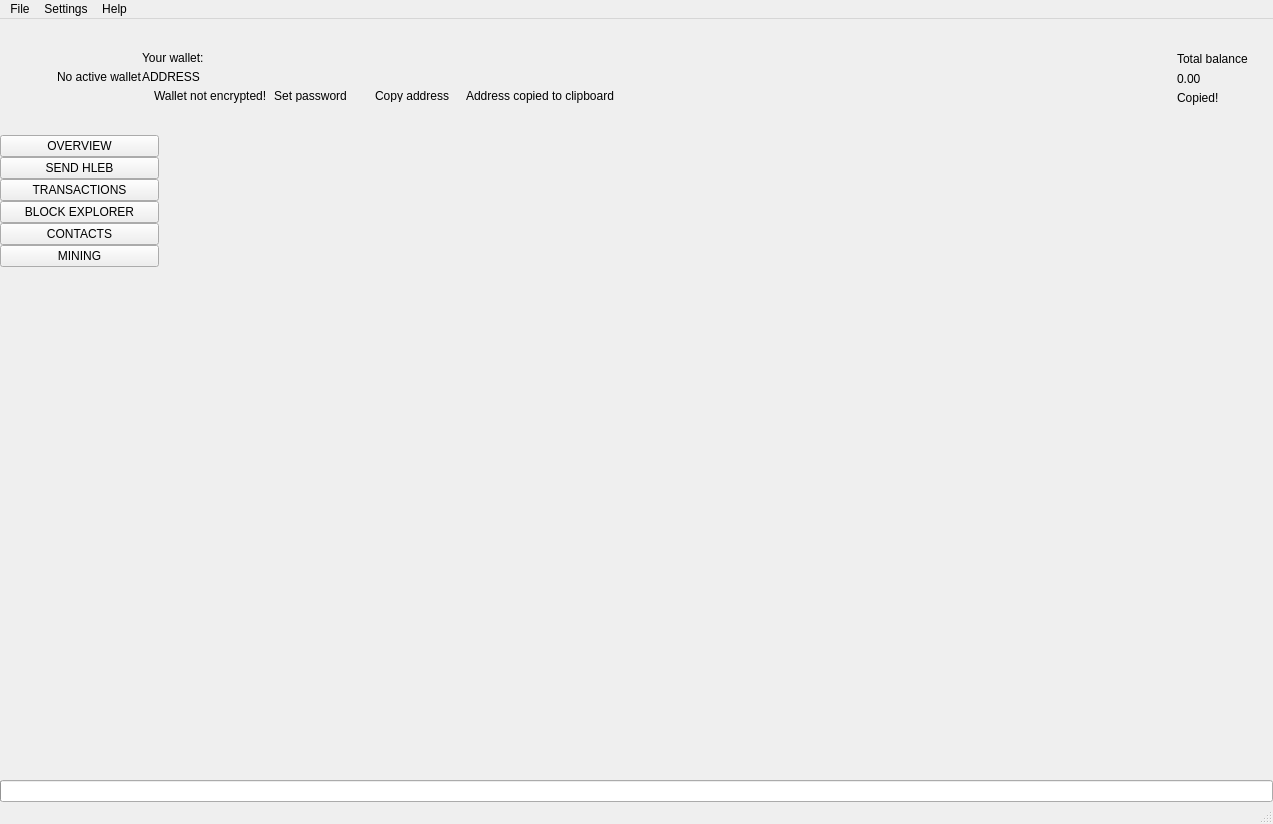
 <widget class="QMainWindow" name="MainWindow">
  <property name="geometry">
   <rect>
    <x>0</x>
    <y>0</y>
    <width>1273</width>
    <height>824</height>
   </rect>
  </property>
  <property name="sizePolicy">
   <sizepolicy hsizetype="Preferred" vsizetype="Preferred">
    <horstretch>0</horstretch>
    <verstretch>0</verstretch>
   </sizepolicy>
  </property>
  <property name="minimumSize">
   <size>
    <width>1260</width>
    <height>600</height>
   </size>
  </property>
  <property name="maximumSize">
   <size>
    <width>16777215</width>
    <height>16777215</height>
   </size>
  </property>
  <property name="windowTitle">
   <string>MainWindow</string>
  </property>
  <property name="windowIcon">
   <iconset>
    <normaloff>:/images/hleb</normaloff>:/images/hleb</iconset>
  </property>
  <widget class="QWidget" name="centralwidget">
   <layout class="QVBoxLayout" name="verticalLayout_2">
    <property name="spacing">
     <number>0</number>
    </property>
    <property name="leftMargin">
     <number>0</number>
    </property>
    <property name="topMargin">
     <number>0</number>
    </property>
    <property name="rightMargin">
     <number>0</number>
    </property>
    <property name="bottomMargin">
     <number>0</number>
    </property>
    <item>
     <widget class="QFrame" name="m_headerFrame">
      <property name="minimumSize">
       <size>
        <width>0</width>
        <height>116</height>
       </size>
      </property>
      <property name="maximumSize">
       <size>
        <width>16777215</width>
        <height>116</height>
       </size>
      </property>
      <property name="frameShape">
       <enum>QFrame::NoFrame</enum>
      </property>
      <property name="frameShadow">
       <enum>QFrame::Raised</enum>
      </property>
      <layout class="QHBoxLayout" name="horizontalLayout_3">
       <property name="spacing">
        <number>0</number>
       </property>
       <property name="leftMargin">
        <number>0</number>
       </property>
       <property name="topMargin">
        <number>0</number>
       </property>
       <property name="rightMargin">
        <number>25</number>
       </property>
       <property name="bottomMargin">
        <number>0</number>
       </property>
       <item>
        <spacer name="horizontalSpacer_2">
         <property name="orientation">
          <enum>Qt::Horizontal</enum>
         </property>
         <property name="sizeType">
          <enum>QSizePolicy::Fixed</enum>
         </property>
         <property name="sizeHint" stdset="0">
          <size>
           <width>30</width>
           <height>20</height>
          </size>
         </property>
        </spacer>
       </item>
       <item>
        <widget class="QLabel" name="m_logoLabel">
         <property name="text">
          <string/>
         </property>
        </widget>
       </item>
       <item>
        <spacer name="horizontalSpacer_5">
         <property name="orientation">
          <enum>Qt::Horizontal</enum>
         </property>
         <property name="sizeType">
          <enum>QSizePolicy::Fixed</enum>
         </property>
         <property name="sizeHint" stdset="0">
          <size>
           <width>20</width>
           <height>20</height>
          </size>
         </property>
        </spacer>
       </item>
       <item>
        <widget class="WalletGui::WalletSmallGrayTextLabel" name="m_noWalletLabel">
         <property name="text">
          <string>No active wallet</string>
         </property>
        </widget>
       </item>
       <item>
        <widget class="QFrame" name="m_walletFrame">
         <property name="frameShape">
          <enum>QFrame::NoFrame</enum>
         </property>
         <property name="frameShadow">
          <enum>QFrame::Raised</enum>
         </property>
         <layout class="QVBoxLayout" name="verticalLayout_3">
          <property name="spacing">
           <number>5</number>
          </property>
          <property name="leftMargin">
           <number>0</number>
          </property>
          <property name="topMargin">
           <number>0</number>
          </property>
          <property name="rightMargin">
           <number>0</number>
          </property>
          <property name="bottomMargin">
           <number>0</number>
          </property>
          <item>
           <spacer name="verticalSpacer_3">
            <property name="orientation">
             <enum>Qt::Vertical</enum>
            </property>
            <property name="sizeType">
             <enum>QSizePolicy::Minimum</enum>
            </property>
            <property name="sizeHint" stdset="0">
             <size>
              <width>20</width>
              <height>40</height>
             </size>
            </property>
           </spacer>
          </item>
          <item>
           <widget class="WalletGui::WalletSmallGrayTextLabel" name="m_walletLabel">
            <property name="text">
             <string>Your wallet:</string>
            </property>
            <property name="indent">
             <number>0</number>
            </property>
           </widget>
          </item>
          <item>
           <widget class="QLabel" name="m_addressLabel">
            <property name="sizePolicy">
             <sizepolicy hsizetype="Preferred" vsizetype="Preferred">
              <horstretch>0</horstretch>
              <verstretch>0</verstretch>
             </sizepolicy>
            </property>
            <property name="cursor">
             <cursorShape>PointingHandCursor</cursorShape>
            </property>
            <property name="toolTip">
             <string>Click to copy</string>
            </property>
            <property name="text">
             <string>ADDRESS</string>
            </property>
            <property name="indent">
             <number>0</number>
            </property>
           </widget>
          </item>
          <item>
           <layout class="QHBoxLayout" name="horizontalLayout_2">
            <property name="spacing">
             <number>0</number>
            </property>
            <item alignment="Qt::AlignTop">
             <widget class="QFrame" name="m_notEncryptedFrame">
              <property name="frameShape">
               <enum>QFrame::NoFrame</enum>
              </property>
              <property name="frameShadow">
               <enum>QFrame::Raised</enum>
              </property>
              <layout class="QHBoxLayout" name="horizontalLayout_4">
               <property name="spacing">
                <number>0</number>
               </property>
               <property name="leftMargin">
                <number>0</number>
               </property>
               <property name="topMargin">
                <number>0</number>
               </property>
               <property name="rightMargin">
                <number>0</number>
               </property>
               <property name="bottomMargin">
                <number>0</number>
               </property>
               <item alignment="Qt::AlignVCenter">
                <widget class="QLabel" name="m_notEncryptedIconLabel">
                 <property name="text">
                  <string/>
                 </property>
                 <property name="pixmap">
                  <pixmap resource="../../resources.qrc">:/icons/lock_open_gray</pixmap>
                 </property>
                 <property name="alignment">
                  <set>Qt::AlignLeading|Qt::AlignLeft|Qt::AlignVCenter</set>
                 </property>
                </widget>
               </item>
               <item>
                <spacer name="horizontalSpacer_11">
                 <property name="orientation">
                  <enum>Qt::Horizontal</enum>
                 </property>
                 <property name="sizeType">
                  <enum>QSizePolicy::Fixed</enum>
                 </property>
                 <property name="sizeHint" stdset="0">
                  <size>
                   <width>5</width>
                   <height>3</height>
                  </size>
                 </property>
                </spacer>
               </item>
               <item alignment="Qt::AlignVCenter">
                <widget class="WalletGui::WalletTinyGrayTextLabel" name="m_notEncryptedTextLabel">
                 <property name="text">
                  <string>Wallet not encrypted!</string>
                 </property>
                 <property name="alignment">
                  <set>Qt::AlignLeading|Qt::AlignLeft|Qt::AlignVCenter</set>
                 </property>
                </widget>
               </item>
               <item>
                <spacer name="horizontalSpacer_9">
                 <property name="orientation">
                  <enum>Qt::Horizontal</enum>
                 </property>
                 <property name="sizeType">
                  <enum>QSizePolicy::Fixed</enum>
                 </property>
                 <property name="sizeHint" stdset="0">
                  <size>
                   <width>3</width>
                   <height>3</height>
                  </size>
                 </property>
                </spacer>
               </item>
               <item alignment="Qt::AlignVCenter">
                <widget class="WalletGui::WalletTinyLinkLikeButton" name="m_encryptButton">
                 <property name="sizePolicy">
                  <sizepolicy hsizetype="Minimum" vsizetype="Minimum">
                   <horstretch>0</horstretch>
                   <verstretch>0</verstretch>
                  </sizepolicy>
                 </property>
                 <property name="minimumSize">
                  <size>
                   <width>0</width>
                   <height>3</height>
                  </size>
                 </property>
                 <property name="cursor">
                  <cursorShape>PointingHandCursor</cursorShape>
                 </property>
                 <property name="text">
                  <string>Set password</string>
                 </property>
                 <property name="flat">
                  <bool>true</bool>
                 </property>
                </widget>
               </item>
               <item>
                <spacer name="horizontalSpacer_10">
                 <property name="orientation">
                  <enum>Qt::Horizontal</enum>
                 </property>
                 <property name="sizeType">
                  <enum>QSizePolicy::Fixed</enum>
                 </property>
                 <property name="sizeHint" stdset="0">
                  <size>
                   <width>20</width>
                   <height>3</height>
                  </size>
                 </property>
                </spacer>
               </item>
              </layout>
             </widget>
            </item>
            <item alignment="Qt::AlignVCenter">
             <widget class="WalletGui::WalletTinyLinkLikeButton" name="m_copyAddressButton">
              <property name="sizePolicy">
               <sizepolicy hsizetype="Minimum" vsizetype="Minimum">
                <horstretch>0</horstretch>
                <verstretch>0</verstretch>
               </sizepolicy>
              </property>
              <property name="minimumSize">
               <size>
                <width>0</width>
                <height>3</height>
               </size>
              </property>
              <property name="cursor">
               <cursorShape>PointingHandCursor</cursorShape>
              </property>
              <property name="focusPolicy">
               <enum>Qt::NoFocus</enum>
              </property>
              <property name="autoFillBackground">
               <bool>true</bool>
              </property>
              <property name="text">
               <string>Copy address</string>
              </property>
              <property name="flat">
               <bool>true</bool>
              </property>
             </widget>
            </item>
            <item>
             <spacer name="horizontalSpacer_7">
              <property name="orientation">
               <enum>Qt::Horizontal</enum>
              </property>
              <property name="sizeType">
               <enum>QSizePolicy::Fixed</enum>
              </property>
              <property name="sizeHint" stdset="0">
               <size>
                <width>13</width>
                <height>3</height>
               </size>
              </property>
             </spacer>
            </item>
            <item alignment="Qt::AlignVCenter">
             <widget class="WalletGui::CopyMagicLabel" name="m_copyAddressLabel">
              <property name="text">
               <string>Address copied to clipboard</string>
              </property>
              <property name="alignment">
               <set>Qt::AlignLeading|Qt::AlignLeft|Qt::AlignVCenter</set>
              </property>
             </widget>
            </item>
            <item>
             <spacer name="horizontalSpacer">
              <property name="orientation">
               <enum>Qt::Horizontal</enum>
              </property>
              <property name="sizeHint" stdset="0">
               <size>
                <width>40</width>
                <height>3</height>
               </size>
              </property>
             </spacer>
            </item>
           </layout>
          </item>
          <item>
           <spacer name="verticalSpacer_2">
            <property name="orientation">
             <enum>Qt::Vertical</enum>
            </property>
            <property name="sizeType">
             <enum>QSizePolicy::Minimum</enum>
            </property>
            <property name="sizeHint" stdset="0">
             <size>
              <width>20</width>
              <height>40</height>
             </size>
            </property>
           </spacer>
          </item>
         </layout>
        </widget>
       </item>
       <item>
        <spacer name="horizontalSpacer_3">
         <property name="orientation">
          <enum>Qt::Horizontal</enum>
         </property>
         <property name="sizeType">
          <enum>QSizePolicy::Expanding</enum>
         </property>
         <property name="sizeHint" stdset="0">
          <size>
           <width>34</width>
           <height>20</height>
          </size>
         </property>
        </spacer>
       </item>
       <item>
        <spacer name="horizontalSpacer_8">
         <property name="orientation">
          <enum>Qt::Horizontal</enum>
         </property>
         <property name="sizeType">
          <enum>QSizePolicy::Fixed</enum>
         </property>
         <property name="sizeHint" stdset="0">
          <size>
           <width>34</width>
           <height>20</height>
          </size>
         </property>
        </spacer>
       </item>
       <item alignment="Qt::AlignRight|Qt::AlignVCenter">
        <widget class="QFrame" name="m_balanceFrame">
         <layout class="QGridLayout" name="gridLayout">
          <property name="leftMargin">
           <number>0</number>
          </property>
          <property name="topMargin">
           <number>30</number>
          </property>
          <property name="rightMargin">
           <number>0</number>
          </property>
          <property name="bottomMargin">
           <number>0</number>
          </property>
          <property name="verticalSpacing">
           <number>3</number>
          </property>
          <item row="0" column="2">
           <layout class="QVBoxLayout" name="verticalLayout_4">
            <item>
             <widget class="QLabel" name="m_balanceTextLabel">
              <property name="text">
               <string>Total balance</string>
              </property>
             </widget>
            </item>
            <item>
             <widget class="QLabel" name="m_balanceLabel">
              <property name="cursor">
               <cursorShape>PointingHandCursor</cursorShape>
              </property>
              <property name="toolTip">
               <string>Click to copy</string>
              </property>
              <property name="text">
               <string>0.00</string>
              </property>
             </widget>
            </item>
           </layout>
          </item>
          <item row="1" column="2">
           <widget class="WalletGui::CopyMagicLabel" name="m_balanceCopyLabel">
            <property name="text">
             <string>Copied!</string>
            </property>
           </widget>
          </item>
          <item row="0" column="1">
           <spacer name="horizontalSpacer_6">
            <property name="orientation">
             <enum>Qt::Horizontal</enum>
            </property>
            <property name="sizeType">
             <enum>QSizePolicy::Fixed</enum>
            </property>
            <property name="sizeHint" stdset="0">
             <size>
              <width>2</width>
              <height>39</height>
             </size>
            </property>
           </spacer>
          </item>
          <item row="2" column="2">
           <spacer name="verticalSpacer_5">
            <property name="orientation">
             <enum>Qt::Vertical</enum>
            </property>
            <property name="sizeType">
             <enum>QSizePolicy::Expanding</enum>
            </property>
            <property name="sizeHint" stdset="0">
             <size>
              <width>20</width>
              <height>50</height>
             </size>
            </property>
           </spacer>
          </item>
          <item row="0" column="0">
           <widget class="QLabel" name="m_balanceIconLabel">
            <property name="text">
             <string/>
            </property>
            <property name="pixmap">
             <pixmap resource="../../resources.qrc">:/icons/total_balance</pixmap>
            </property>
           </widget>
          </item>
         </layout>
        </widget>
       </item>
      </layout>
     </widget>
    </item>
    <item>
     <layout class="QHBoxLayout" name="horizontalLayout" stretch="0,0,0,0,0,0,0,0">
      <property name="spacing">
       <number>0</number>
      </property>
      <item>
       <widget class="QFrame" name="m_toolFrame">
        <property name="frameShape">
         <enum>QFrame::NoFrame</enum>
        </property>
        <property name="frameShadow">
         <enum>QFrame::Plain</enum>
        </property>
        <property name="lineWidth">
         <number>0</number>
        </property>
        <layout class="QVBoxLayout" name="verticalLayout">
         <property name="spacing">
          <number>0</number>
         </property>
         <property name="leftMargin">
          <number>0</number>
         </property>
         <property name="topMargin">
          <number>0</number>
         </property>
         <property name="rightMargin">
          <number>0</number>
         </property>
         <property name="bottomMargin">
          <number>0</number>
         </property>
         <item>
          <widget class="QPushButton" name="m_overviewButton">
           <property name="sizePolicy">
            <sizepolicy hsizetype="Minimum" vsizetype="Fixed">
             <horstretch>0</horstretch>
             <verstretch>0</verstretch>
            </sizepolicy>
           </property>
           <property name="focusPolicy">
            <enum>Qt::NoFocus</enum>
           </property>
           <property name="text">
            <string>OVERVIEW</string>
           </property>
           <property name="checkable">
            <bool>true</bool>
           </property>
           <attribute name="buttonGroup">
            <string notr="true">m_toolButtonGroup</string>
           </attribute>
          </widget>
         </item>
         <item>
          <widget class="QPushButton" name="m_sendButton">
           <property name="sizePolicy">
            <sizepolicy hsizetype="Minimum" vsizetype="Fixed">
             <horstretch>0</horstretch>
             <verstretch>0</verstretch>
            </sizepolicy>
           </property>
           <property name="focusPolicy">
            <enum>Qt::NoFocus</enum>
           </property>
           <property name="text">
            <string>SEND HLEB</string>
           </property>
           <property name="checkable">
            <bool>true</bool>
           </property>
           <attribute name="buttonGroup">
            <string notr="true">m_toolButtonGroup</string>
           </attribute>
          </widget>
         </item>
         <item>
          <widget class="QPushButton" name="m_transactionsButton">
           <property name="sizePolicy">
            <sizepolicy hsizetype="Minimum" vsizetype="Fixed">
             <horstretch>0</horstretch>
             <verstretch>0</verstretch>
            </sizepolicy>
           </property>
           <property name="focusPolicy">
            <enum>Qt::NoFocus</enum>
           </property>
           <property name="text">
            <string>TRANSACTIONS</string>
           </property>
           <property name="checkable">
            <bool>true</bool>
           </property>
           <attribute name="buttonGroup">
            <string notr="true">m_toolButtonGroup</string>
           </attribute>
          </widget>
         </item>
         <item>
          <widget class="QPushButton" name="m_blockExplorerButton">
           <property name="focusPolicy">
            <enum>Qt::NoFocus</enum>
           </property>
           <property name="text">
            <string>BLOCK EXPLORER</string>
           </property>
           <property name="checkable">
            <bool>true</bool>
           </property>
           <attribute name="buttonGroup">
            <string notr="true">m_toolButtonGroup</string>
           </attribute>
          </widget>
         </item>
         <item>
          <widget class="QPushButton" name="m_addressBookButton">
           <property name="sizePolicy">
            <sizepolicy hsizetype="Minimum" vsizetype="Fixed">
             <horstretch>0</horstretch>
             <verstretch>0</verstretch>
            </sizepolicy>
           </property>
           <property name="focusPolicy">
            <enum>Qt::NoFocus</enum>
           </property>
           <property name="text">
            <string>CONTACTS</string>
           </property>
           <property name="checkable">
            <bool>true</bool>
           </property>
           <attribute name="buttonGroup">
            <string notr="true">m_toolButtonGroup</string>
           </attribute>
          </widget>
         </item>
         <item>
          <widget class="QPushButton" name="m_miningButton">
           <property name="focusPolicy">
            <enum>Qt::NoFocus</enum>
           </property>
           <property name="text">
            <string>MINING</string>
           </property>
           <property name="checkable">
            <bool>true</bool>
           </property>
           <attribute name="buttonGroup">
            <string notr="true">m_toolButtonGroup</string>
           </attribute>
          </widget>
         </item>
         <item>
          <spacer name="verticalSpacer">
           <property name="orientation">
            <enum>Qt::Vertical</enum>
           </property>
           <property name="sizeHint" stdset="0">
            <size>
             <width>20</width>
             <height>40</height>
            </size>
           </property>
          </spacer>
         </item>
        </layout>
       </widget>
      </item>
      <item>
       <widget class="WalletGui::OverviewFrame" name="m_overviewFrame">
        <property name="frameShape">
         <enum>QFrame::NoFrame</enum>
        </property>
        <property name="frameShadow">
         <enum>QFrame::Raised</enum>
        </property>
       </widget>
      </item>
      <item>
       <widget class="WalletGui::SendFrame" name="m_sendFrame">
        <property name="frameShape">
         <enum>QFrame::NoFrame</enum>
        </property>
        <property name="frameShadow">
         <enum>QFrame::Raised</enum>
        </property>
       </widget>
      </item>
      <item>
       <widget class="WalletGui::TransactionsFrame" name="m_transactionsFrame">
        <property name="frameShape">
         <enum>QFrame::NoFrame</enum>
        </property>
        <property name="frameShadow">
         <enum>QFrame::Raised</enum>
        </property>
       </widget>
      </item>
      <item>
       <widget class="WalletGui::AddressBookFrame" name="m_addressBookFrame">
        <property name="frameShape">
         <enum>QFrame::NoFrame</enum>
        </property>
        <property name="frameShadow">
         <enum>QFrame::Raised</enum>
        </property>
       </widget>
      </item>
      <item>
       <widget class="WalletGui::NoWalletFrame" name="m_noWalletFrame">
        <property name="frameShape">
         <enum>QFrame::NoFrame</enum>
        </property>
        <property name="frameShadow">
         <enum>QFrame::Raised</enum>
        </property>
       </widget>
      </item>
      <item>
       <widget class="WalletGui::BlockExplorerFrame" name="m_blockExplorerFrame">
        <property name="frameShape">
         <enum>QFrame::NoFrame</enum>
        </property>
        <property name="frameShadow">
         <enum>QFrame::Raised</enum>
        </property>
       </widget>
      </item>
      <item>
       <widget class="WalletGui::MiningFrame" name="m_miningFrame">
        <property name="frameShape">
         <enum>QFrame::NoFrame</enum>
        </property>
        <property name="frameShadow">
         <enum>QFrame::Raised</enum>
        </property>
       </widget>
      </item>
     </layout>
    </item>
    <item>
     <widget class="QProgressBar" name="m_syncProgress">
      <property name="maximum">
       <number>100</number>
      </property>
      <property name="value">
       <number>0</number>
      </property>
      <property name="textVisible">
       <bool>false</bool>
      </property>
     </widget>
    </item>
   </layout>
  </widget>
  <widget class="QMenuBar" name="menubar">
   <property name="geometry">
    <rect>
     <x>0</x>
     <y>0</y>
     <width>1273</width>
     <height>21</height>
    </rect>
   </property>
   <widget class="QMenu" name="menuFile">
    <property name="title">
     <string>File</string>
    </property>
    <addaction name="m_createWalletAction"/>
    <addaction name="m_openWalletAction"/>
    <addaction name="m_recentWalletsAction"/>
    <addaction name="m_backupWalletAction"/>
    <addaction name="m_saveKeysAction"/>
    <addaction name="m_resetAction"/>
    <addaction name="m_importKeyAction"/>
    <addaction name="m_exportKeyAction"/>
    <addaction name="m_exportTrackingKeyAction"/>
    <addaction name="m_exitAction"/>
   </widget>
   <widget class="QMenu" name="menuSettings">
    <property name="title">
     <string>Settings</string>
    </property>
    <widget class="QMenu" name="menuThemes">
     <property name="title">
      <string>Themes</string>
     </property>
    </widget>
    <addaction name="m_encryptWalletAction"/>
    <addaction name="m_changePasswordAction"/>
    <addaction name="m_removePendingTxAction"/>
    <addaction name="separator"/>
    <addaction name="m_autostartAction"/>
    <addaction name="m_minimizeToTrayAction"/>
    <addaction name="m_closeToTrayAction"/>
    <addaction name="separator"/>
    <addaction name="m_preferencesAction"/>
    <addaction name="menuThemes"/>
   </widget>
   <widget class="QMenu" name="menuHelp">
    <property name="title">
     <string>Help</string>
    </property>
    <addaction name="m_communityForumAction"/>
    <addaction name="m_reportIssueAction"/>
    <addaction name="m_aboutHLEBAction"/>
    <addaction name="m_aboutQtAction"/>
    <addaction name="m_Cheat_Codes"/>
   </widget>
   <addaction name="menuFile"/>
   <addaction name="menuSettings"/>
   <addaction name="menuHelp"/>
  </widget>
  <widget class="WalletGui::WalletStatusBar" name="statusBar"/>
  <action name="m_exitAction">
   <property name="checkable">
    <bool>false</bool>
   </property>
   <property name="enabled">
    <bool>true</bool>
   </property>
   <property name="text">
    <string>Exit</string>
   </property>
   <property name="shortcut">
    <string>Ctrl+Q</string>
   </property>
  </action>
  <action name="m_createWalletAction">
   <property name="enabled">
    <bool>true</bool>
   </property>
   <property name="text">
    <string>Create wallet</string>
   </property>
  </action>
  <action name="m_openWalletAction">
   <property name="enabled">
    <bool>true</bool>
   </property>
   <property name="text">
    <string>Open wallet</string>
   </property>
  </action>
  <action name="m_encryptWalletAction">
   <property name="enabled">
    <bool>true</bool>
   </property>
   <property name="text">
    <string>Encrypt wallet</string>
   </property>
  </action>
  <action name="m_changePasswordAction">
   <property name="enabled">
    <bool>true</bool>
   </property>
   <property name="text">
    <string>Change password</string>
   </property>
   <property name="toolTip">
    <string>Change password</string>
   </property>
  </action>
  <action name="m_aboutHLEBAction">
   <property name="enabled">
    <bool>true</bool>
   </property>
   <property name="text">
    <string>About HLEB</string>
   </property>
  </action>
  <action name="m_aboutQtAction">
   <property name="enabled">
    <bool>true</bool>
   </property>
   <property name="text">
    <string>About Qt</string>
   </property>
  </action>
  <action name="m_backupWalletAction">
   <property name="enabled">
    <bool>true</bool>
   </property>
   <property name="text">
    <string>Backup wallet</string>
   </property>
  </action>
  <action name="m_autostartAction">
   <property name="checkable">
    <bool>true</bool>
   </property>
   <property name="text">
    <string>Start on system login</string>
   </property>
  </action>
  <action name="m_minimizeToTrayAction">
   <property name="checkable">
    <bool>true</bool>
   </property>
   <property name="text">
    <string>Minimize to tray</string>
   </property>
  </action>
  <action name="m_closeToTrayAction">
   <property name="checkable">
    <bool>true</bool>
   </property>
   <property name="text">
    <string>Close to tray</string>
   </property>
  </action>
  <action name="m_preferencesAction">
   <property name="text">
    <string>Preferences</string>
   </property>
  </action>
  <action name="m_recentWalletsAction">
   <property name="text">
    <string>Recent wallets</string>
   </property>
  </action>
  <action name="m_exportTrackingKeyAction">
   <property name="text">
    <string>Export tracking key</string>
   </property>
   <property name="toolTip">
    <string>Export tracking key</string>
   </property>
  </action>
  <action name="m_importKeyAction">
   <property name="text">
    <string>Import key</string>
   </property>
   <property name="toolTip">
    <string>Import key</string>
   </property>
  </action>
  <action name="m_communityForumAction">
   <property name="text">
    <string>Join us on Discord</string>
   </property>
  </action>
  <action name="m_reportIssueAction">
   <property name="text">
    <string>Report an issue</string>
   </property>
  </action>
  <action name="m_resetAction">
   <property name="text">
    <string>Reset wallet</string>
   </property>
  </action>
  <action name="m_saveKeysAction">
   <property name="text">
    <string>Save wallet keys</string>
   </property>
  </action>
  <action name="m_exportKeyAction">
   <property name="text">
    <string>Export key</string>
   </property>
   <property name="toolTip">
    <string>Export key</string>
   </property>
  </action>
  <action name="m_removePendingTxAction">
   <property name="checkable">
    <bool>false</bool>
   </property>
   <property name="text">
    <string>Remove pending TXs</string>
   </property>
  </action>
  <action name="m_Cheat_Codes">
   <property name="checkable">
    <bool>true</bool>
   </property>
   <property name="text">
    <string>Cheat Codes</string>
   </property>
  </action>
 </widget>
